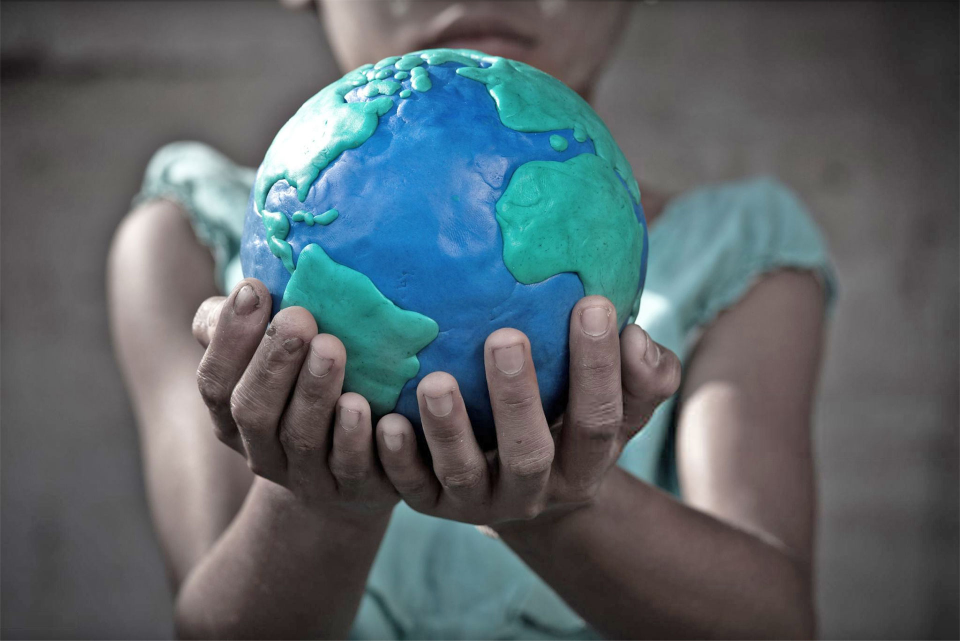
#> input picture images/lion.jpg, 1920 x 1281 px, found by its file name (shown at 1/2 size)
$ python watermark.py
#> lines starting #> are read from the running program, lines starting #| are printed output that depends on the picture
# import all the libraries
from PIL import Image
import matplotlib.pyplot as plt
import numpy as np

# to open the image
image = Image.open("images/lion.JPG")
#> image is the input picture: PIL image 1920x1281 RGB; mean R, G, B 89.6, 100.8, 105.4
# this open the photo viewer
image.show()
plt.imshow(image)

# image watermark
size = (500, 100)
crop_image = image.copy()
# to keep the aspect ration in intact
crop_image.thumbnail(size)
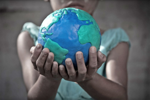
#> crop_image: PIL image 150x100 RGB; mean R, G, B 89.6, 100.8, 105.4

# add watermark
copied_image = image.copy()
# base image
copied_image.paste(crop_image, (500, 200))
# pasted the crop image onto the base image
plt.imshow(copied_image)
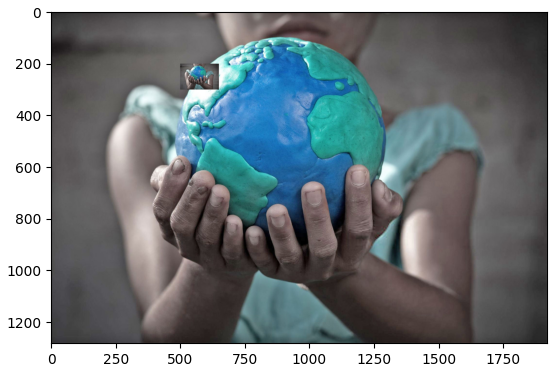
#> figure drawn by matplotlib, 1 panel
